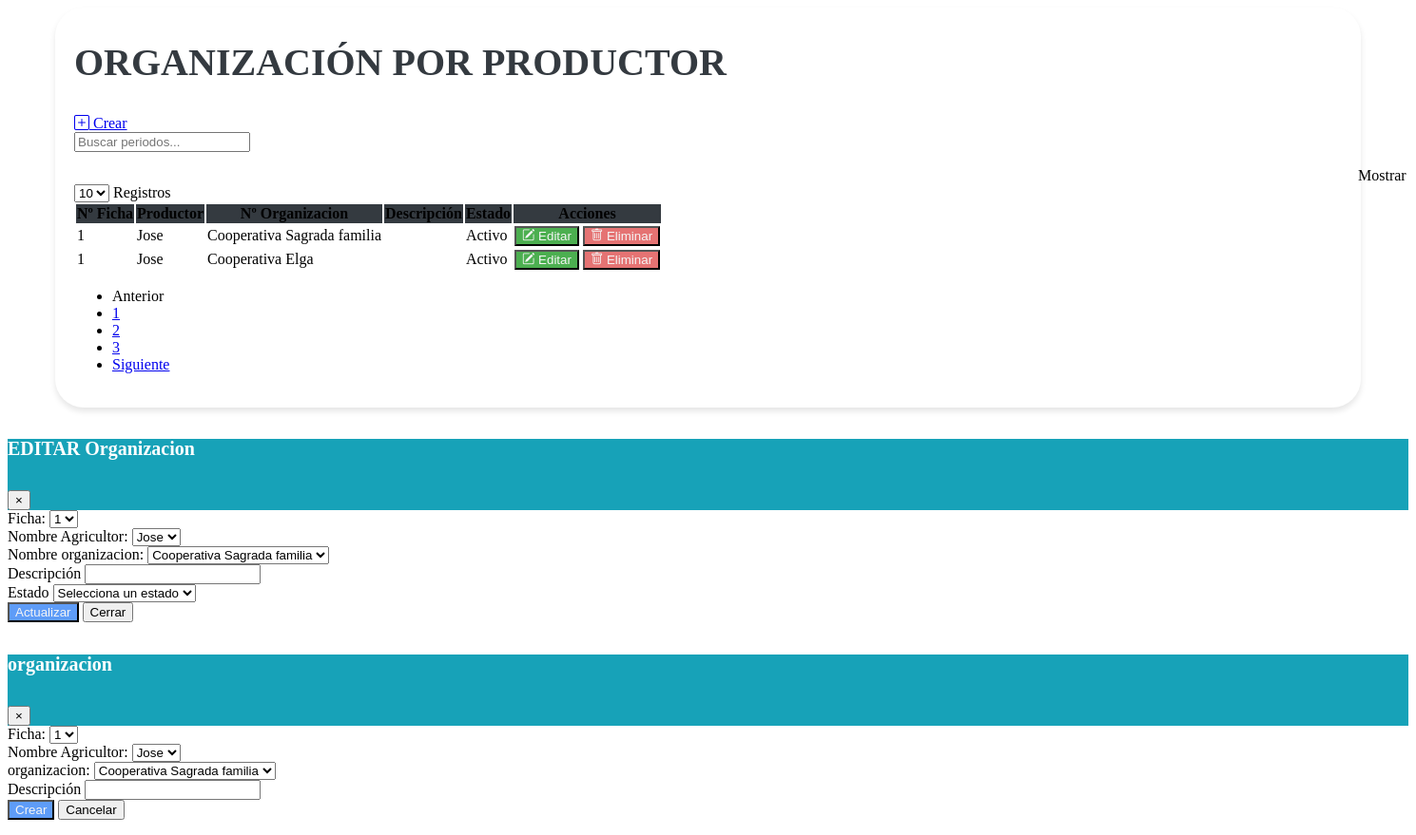
The page /vistas/Mantenimiento_Organizaciones_Productor.php on the database as committed earlier.
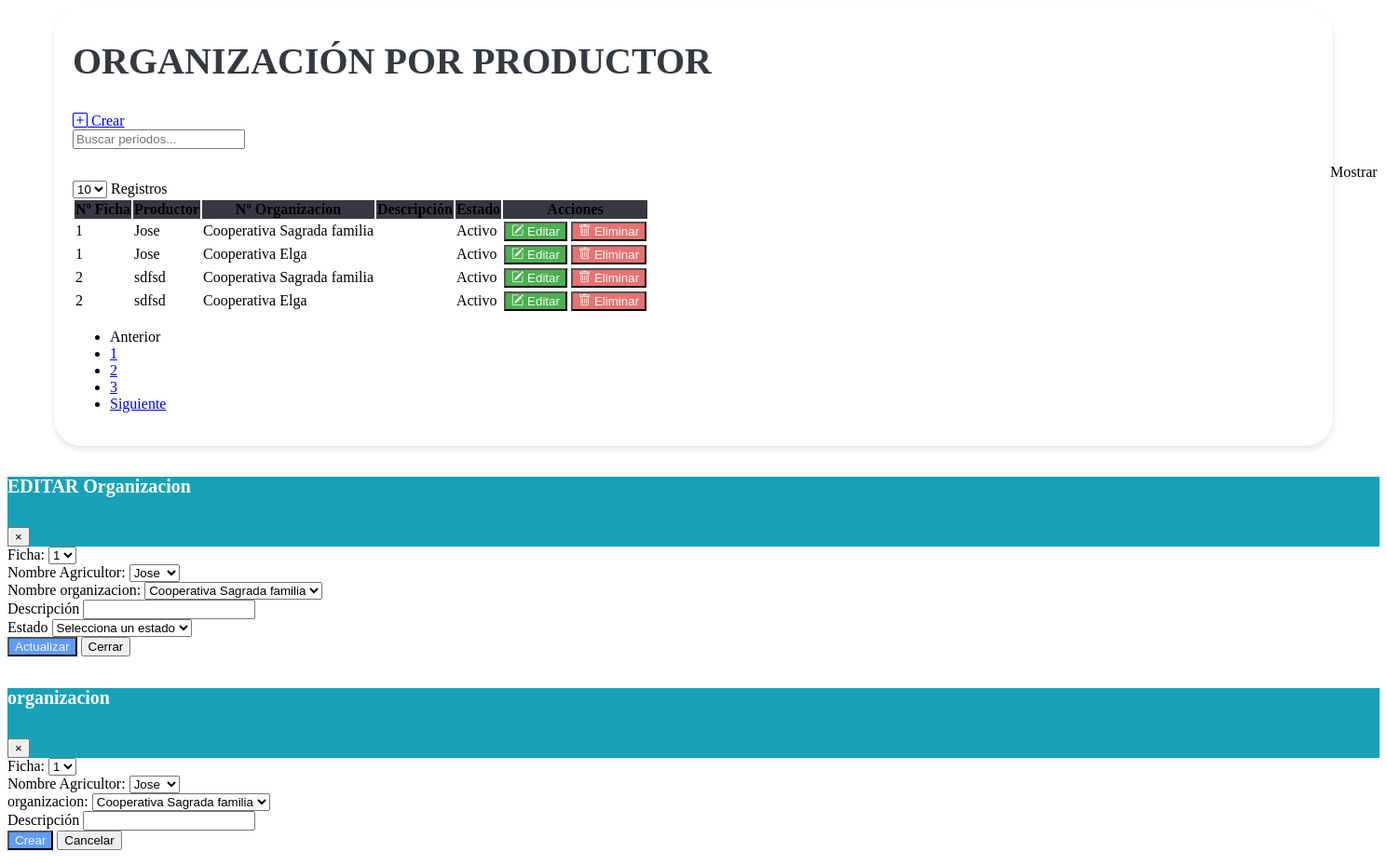
The same page on the database as committed later.
### tables this page shows
CREATE TABLE `tbl_organizaciones_por_productor` (
  `id_ficha` bigint(20) DEFAULT NULL,
  `id_productor` bigint(20) DEFAULT NULL,
  `id_organizacion` bigint(20) NOT NULL,
  `Id_Organizacion_Productor` bigint(20) NOT NULL,
  `descripcion` text DEFAULT NULL,
  `creado_por` varchar(50) DEFAULT NULL,
  `fecha_creacion` timestamp NOT NULL DEFAULT current_timestamp(),
  `modificado_por` varchar(50) DEFAULT NULL,
  `fecha_modificacion` timestamp NOT NULL DEFAULT current_timestamp() ON UPDATE current_timestamp(),
  `estado` enum('A','I') DEFAULT 'A'
);

CREATE TABLE `tbl_productor` (
  `id_ficha` varchar(50) DEFAULT NULL,
  `id_productor` bigint(20) NOT NULL,
  `primer_nombre` varchar(255) DEFAULT NULL,
  `segundo_nombre` varchar(255) DEFAULT NULL,
  `primer_apellido` varchar(255) DEFAULT NULL,
  `segundo_apellido` varchar(255) DEFAULT NULL,
  `identificacion` bigint(20) DEFAULT NULL,
  `fecha_nacimiento` date DEFAULT NULL,
  `genero` varchar(10) DEFAULT NULL,
  `estado_civil` varchar(20) DEFAULT NULL,
  `nivel_escolaridad` varchar(50) DEFAULT NULL,
  `ultimo_grado_escolar_aprobado` varchar(50) DEFAULT NULL,
  `telefono_1` int(11) DEFAULT NULL,
  `telefono_2` int(11) DEFAULT NULL,
  `telefono_3` int(11) DEFAULT NULL,
  `email_1` varchar(255) DEFAULT NULL,
  `email_2` varchar(255) DEFAULT NULL,
  `email_3` varchar(255) DEFAULT NULL,
  `descripcion` text DEFAULT NULL,
  `creado_por` varchar(25) DEFAULT NULL,
  `fecha_creacion` timestamp NOT NULL DEFAULT current_timestamp() ON UPDATE current_timestamp(),
  `modificado_por` varchar(25) DEFAULT NULL,
  `fecha_modificacion` timestamp NOT NULL DEFAULT current_timestamp(),
  `estado` enum('A','I') DEFAULT NULL
);

CREATE TABLE `tbl_organizaciones` (
  `id_organizacion` bigint(20) NOT NULL,
  `organizacion` varchar(255) DEFAULT NULL,
  `id_tipo_organizacion` bigint(20) DEFAULT NULL,
  `descripcion` text DEFAULT NULL,
  `creado_por` varchar(255) DEFAULT NULL,
  `fecha_creacion` timestamp NOT NULL DEFAULT current_timestamp(),
  `modificado_por` varchar(255) DEFAULT NULL,
  `fecha_modificacion` timestamp NOT NULL DEFAULT current_timestamp() ON UPDATE current_timestamp(),
  `estado` enum('A','I') DEFAULT NULL
);

### vistas/Mantenimiento_Organizaciones_Productor.php (the view, shortened to what the changed rows need)
<link href="https://cdn.jsdelivr.net/npm/bootstrap-icons@1.10.0/font/bootstrap-icons.css" rel="stylesheet">
<link rel="stylesheet" href="assets/css/estilos.css">
<div class="containertable">
    <div class="d-flex justify-content-between align-items-end mb-4">
        <div>
            <h1 class="poppins-font mb-2">ORGANIZACIÓN POR PRODUCTOR</h1>
            <br>
        </div>
    </div>
    <div class="table-responsive">
        <table class="table table-hover">
            <thead class="table-dark text-center" style="background-color: #343A40;">
                <tr>
                    <th scope="col">Nº Ficha</th>
                    <th scope="col">Productor</th>
                    <th scope="col">Nº Organizacion</th>
                    <th scope="col">Descripción</th>
                    <th scope="col">Estado</th>
                    <th scope="col">Acciones</th>
                </tr>
            </thead>
            <tbody class="text-center">
                <?php
                include "../php/conexion_be.php";
                $sql = $conexion->query("SELECT OP.id_ficha, OP.Id_Organizacion_Productor, OP.id_productor, OP.id_organizacion, OP.modificado_por, OP.creado_por, P.primer_nombre, O.organizacion, OP.descripcion, OP.estado FROM tbl_organizaciones_por_productor OP INNER JOIN tbl_organizaciones O ON OP.id_organizacion = O.id_organizacion INNER JOIN tbl_productor P ON OP.id_productor = P.id_productor;");
                while ($datos = $sql->fetch_object()) { ?>
                    <tr>
                        <td><?= $datos->id_ficha ?></td>
                        <td><?= $datos->primer_nombre ?></td>
                        <td><?= $datos->organizacion ?></td>
                        <td><?= $datos->descripcion ?></td>
                        <td><?php
                            if ($datos->estado == "A") {
                                echo '<span class="badge bg-success">Activo</span>';
                            } else {
                                echo '<span class="badge bg-danger">Inactivo</span>';
                            }
                            ?></td>
                        <td>
                            <button type="button" class="btn btn-editar" data-toggle="modal" data-target="#modalEditar" onclick="abrirModalEditar
                            ('<?= $datos->Id_Organizacion_Productor ?>','<?= $datos->id_ficha ?>','<?= $datos->id_productor ?>', '<?= $datos->id_organizacion ?>' ,'<?= $datos->descripcion ?>', '<?= $datos->estado ?>'
                            )">
                                <i class="bi bi-pencil-square"></i>
                                Editar
                            </button>
                            <form id="deleteForm" method="POST" action="modelos/eliminar_organizacion_productor.php" style="display: inline;">
                                <button type="submit" class="btn btn-eliminar">
                                    <i class="bi bi-trash"></i>
                                    Eliminar
                                </button>
                            </form>
                        </td>
                    </tr>
                <?php }
                ?>
            </tbody>
        </table>
    </div>
</div>

Rows that differ between the two databases and show on the page:
added tbl_organizaciones_por_productor: id_ficha "2", id_productor.primer_nombre "sdfsd", id_organizacion.organizacion "Cooperativa Sagrada familia", estado "Activo"
added tbl_organizaciones_por_productor: id_ficha "2", id_productor.primer_nombre "sdfsd", id_organizacion.organizacion "Cooperativa Elga", estado "Activo"
